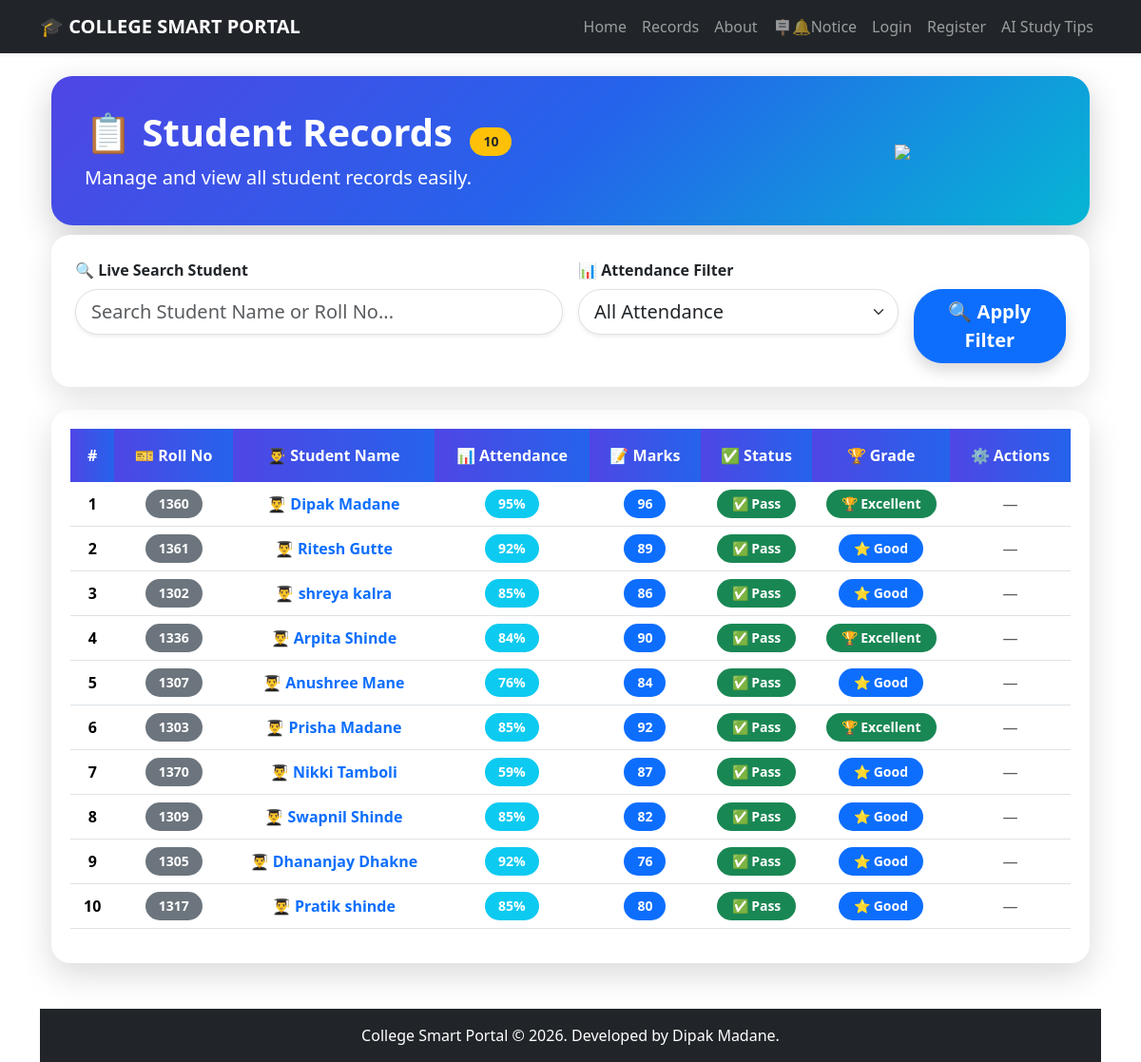
The page /record on the database its author committed.
### tables this page shows
CREATE TABLE students (
            id INTEGER PRIMARY KEY AUTOINCREMENT,
            name TEXT NOT NULL,
            roll TEXT UNIQUE NOT NULL,
            attendance INTEGER NOT NULL,
            marks INTEGER NOT NULL
        
        );

### app.py (the view)
@app.route("/record")
def records():
    search = request.args.get("search", "")
    attendance = request.args.get("attendance", "")
    conn = get_db()
    attendances = conn.execute("""
        SELECT DISTINCT attendance
        FROM students
        ORDER BY attendance
    """).fetchall()
    query = "SELECT * FROM students WHERE 1=1"
    params = []
    if search:
        query += " AND name LIKE ?"
        params.append("%" + search + "%")
    if attendance:
        query += " AND attendance = ?"
        params.append(attendance)
    students = conn.execute(query, params).fetchall()
    conn.close()
    return render_template(
        "record1.html",
        students=students,
        attendances=attendances,
        selected_attendance=attendance
    )

### app.py (called while the page is built)
def get_db():
    conn = sqlite3.connect("myproject.db")
    conn.row_factory = sqlite3.Row
    return conn

### templates/record1.html (shortened to what this page needs)
{% extends 'base.html' %}
{% block content %}
<div class="container mt-4">
<div class="record-header">
<div class="row align-items-center">
<div class="col-lg-8">
<h1 class="fw-bold">
📋 Student Records
<span class="badge bg-warning text-dark ms-2">
{{ students|length }}
</span>
</h1>
<p class="fs-5 mb-0">
Manage and view all student records easily.
</p>
</div>
<div class="col-lg-4 text-center">
<img src="https://cdn-icons-png.flaticon.com/512/3135/3135755.png"
class="img-fluid">
</div>
</div>
</div>
<div class="filter-card">
<form method="GET" action="{{ url_for('records') }}">
<div class="row g-3">
<div class="col-lg-6">
<label class="form-label fw-bold">
🔍 Live Search Student
</label>
<input
type="text"
id="searchInput"
class="form-control form-control-lg rounded-pill shadow-sm"
placeholder="Search Student Name or Roll No...">
</div>
<div class="col-lg-4">
<label class="form-label fw-bold">
📊 Attendance Filter
</label>
<select
name="attendance"
class="form-select form-select-lg rounded-pill shadow-sm">
<option value="">All Attendance</option>
</select>
</div>
<div class="col-lg-2 d-grid">
<label class="form-label text-white">
</label>
<button
type="submit"
class="btn btn-primary btn-lg shadow">
🔍 Apply Filter
</button>
</div>
</div>
</form>
</div>
<div class="table-card mt-4">
{% if students %}
<div class="table-responsive">
<table class="table table-hover align-middle text-center"
id="studentTable">
<thead>
<tr>
<th>#</th>
<th>🎫 Roll No</th>
<th>👨‍🎓 Student Name</th>
<th>📊 Attendance</th>
<th>📝 Marks</th>
<th>✅ Status</th>
<th>🏆 Grade</th>
<th>⚙️ Actions</th>
</tr>
</thead>
<tbody>
{% for student in students %}
<tr>
<td class="fw-bold">
{{ loop.index }}
</td>
<td>
<span class="badge bg-secondary">
{{ student.roll }}
</span>
</td>
<td>
<a href="{{ url_for('student_detail', id=student.id) }}"
class="fw-bold text-decoration-none text-primary">
👨‍🎓 {{ student.name }}
</a>
</td>
<td>
<span class="badge bg-info">
{{ student.attendance }}%
</span>
</td>
<td>
<span class="badge bg-primary">
{{ student.marks }}
</span>
</td>
<td>
{% if student.marks >= 35 %}
<span class="badge bg-success px-3 py-2">
✅ Pass
</span>
{% else %}
<span class="badge bg-danger px-3 py-2">
❌ Fail
</span>
{% endif %}
</td>
<td>
{% if student.marks >= 90 %}
<span class="badge bg-success px-3 py-2">
🏆 Excellent
</span>
{% elif student.marks >= 75 %}
<span class="badge bg-primary px-3 py-2">
⭐ Good
</span>
{% elif student.marks >= 60 %}
<span class="badge bg-warning text-dark px-3 py-2">
👍 Average
</span>
{% else %}
<span class="badge bg-danger px-3 py-2">
📘 Poor
</span>
{% endif %}
</td>
<td>
{% if session.get("role")=="admin" %}
<a href="{{ url_for('edit_student', id=student.id) }}"
class="btn btn-warning btn-sm rounded-pill px-3 me-1">
✏️ Edit
</a>
<form action="{{ url_for('delete_student', id=student.id) }}"
method="POST"
style="display:inline;">
<button
class="btn btn-danger btn-sm rounded-pill px-3"
onclick="return confirm('Delete this student?')">
🗑️ Delete.
</button>
</form>
{% else %}
<span class="text-muted">—</span>
{% endif %}
</td>
</tr>
{% endfor %}
</tbody>
</table>
</div>
{% endif %}
</div>
</div>
{% endblock %}

### templates/base.html (shortened to what this page needs)
<!DOCTYPE html>
<html>
<head>
    <link href="https://cdn.jsdelivr.net/npm/bootstrap@5.3.3/dist/css/bootstrap.min.css" rel="stylesheet">
</head>
<body>
<nav>
<nav class="navbar navbar-expand-lg navbar-dark bg-dark shadow-sm">
  <div class="container">
    <a class="navbar-brand fw-bold" href="/">🎓 COLLEGE SMART PORTAL </a>
    <div class="collapse navbar-collapse" id="navbarNav">
      <ul class="navbar-nav ms-auto">
        <li class="nav-item">
          <a class="nav-link" href="/">Home</a>
        </li>
        <li class="nav-item">
          <a class="nav-link" href="/record">Records</a>
        </li>
        <li class="nav-item">
          <a class="nav-link" href="/about">About</a>
        </li>
        <li class="nav-item">
              <a class="nav-link" href="/notice">🪧🔔Notice</a>
            </li>
        {% if session.get("username") %}
            {% if session.get("role") == "admin" %}
            <li class="nav-item">
              <a class="nav-link" href="/add">Add Student</a>
            </li>
            {% endif %}
            <li class="nav-item">
              <a class="nav-link text-warning" href="/logout">Logout</a>
            </li>
        {% else %}
            <li class="nav-item">
              <a class="nav-link" href="/login">Login</a>
            </li>
            <li class="nav-item">
              <a class="nav-link" href="/register">Register</a>
            </li>
            <li class="nav-item">
              <a class="nav-link" href="/ai_tips">AI Study Tips</a>
            </li>
        {% endif %}
      </ul>
    </div>
  </div>
</nav>
</nav>
<div class="container">
{% block content %}
{% endblock %}
<footer class="bg-dark text-white text-center p-3 mt-5">
    College Smart Portal &copy; 2026. Developed by Dipak Madane.
</footer>
</div>
</body>
</html>

### templates/base.html (style rules this page uses)
tbody tr { transition:0.3s; }
.badge { padding:8px 12px; }
.btn { transition:0.3s; }
.btn { border: radius 15px;x; font-weight:bold; }

### templates/record1.html (style rules this page uses)
.record-header { background:linear-gradient(135deg,#4f46e5,#2563eb,#06b6d4); border-radius:22px; padding:35px; color:white; box-shadow:0 12px 35px rgba(0,0,0,.20); margin-bottom:30px; }
.record-header img { width:140px; }
.filter-card { background:#fff; padding:25px; border-radius:20px; box-shadow:0 10px 30px rgba(0,0,0,.12); margin-top:-20px; position:relative; z-index:5; }
.table-card { background:#fff; padding:20px; border-radius:20px; box-shadow:0 12px 35px rgba(0,0,0,.15); }
.table thead th { background:linear-gradient(90deg,#4f46e5,#2563eb); color:white; border:none; padding:16px; font-weight:600; text-align:center; }
.table tbody tr { transition:.3s; }
.badge { padding:8px 14px; border-radius:30px; font-size:14px; }
.btn { border-radius:30px; }

### rows shown on the page
students: roll "1360", name "Dipak Madane", attendance "95", marks "96", shows "✅ Pass", shows "🏆 Excellent"
students: roll "1361", name "Ritesh Gutte", attendance "92", marks "89", shows "✅ Pass", shows "⭐ Good"
students: roll "1302", name "shreya kalra", attendance "85", marks "86", shows "✅ Pass", shows "⭐ Good"
students: roll "1336", name "Arpita Shinde", attendance "84", marks "90", shows "✅ Pass", shows "🏆 Excellent"
students: roll "1307", name "Anushree Mane", attendance "76", marks "84", shows "✅ Pass", shows "⭐ Good"
students: roll "1303", name "Prisha Madane", attendance "85", marks "92", shows "✅ Pass", shows "🏆 Excellent"
students: roll "1370", name "Nikki Tamboli", attendance "59", marks "87", shows "✅ Pass", shows "⭐ Good"
students: roll "1309", name "Swapnil Shinde", attendance "85", marks "82", shows "✅ Pass", shows "⭐ Good"
students: roll "1305", name "Dhananjay Dhakne", attendance "92", marks "76", shows "✅ Pass", shows "⭐ Good"
students: roll "1317", name "Pratik shinde", attendance "85", marks "80", shows "✅ Pass", shows "⭐ Good"

### other values the page prints
{{ students|length }} "10"
